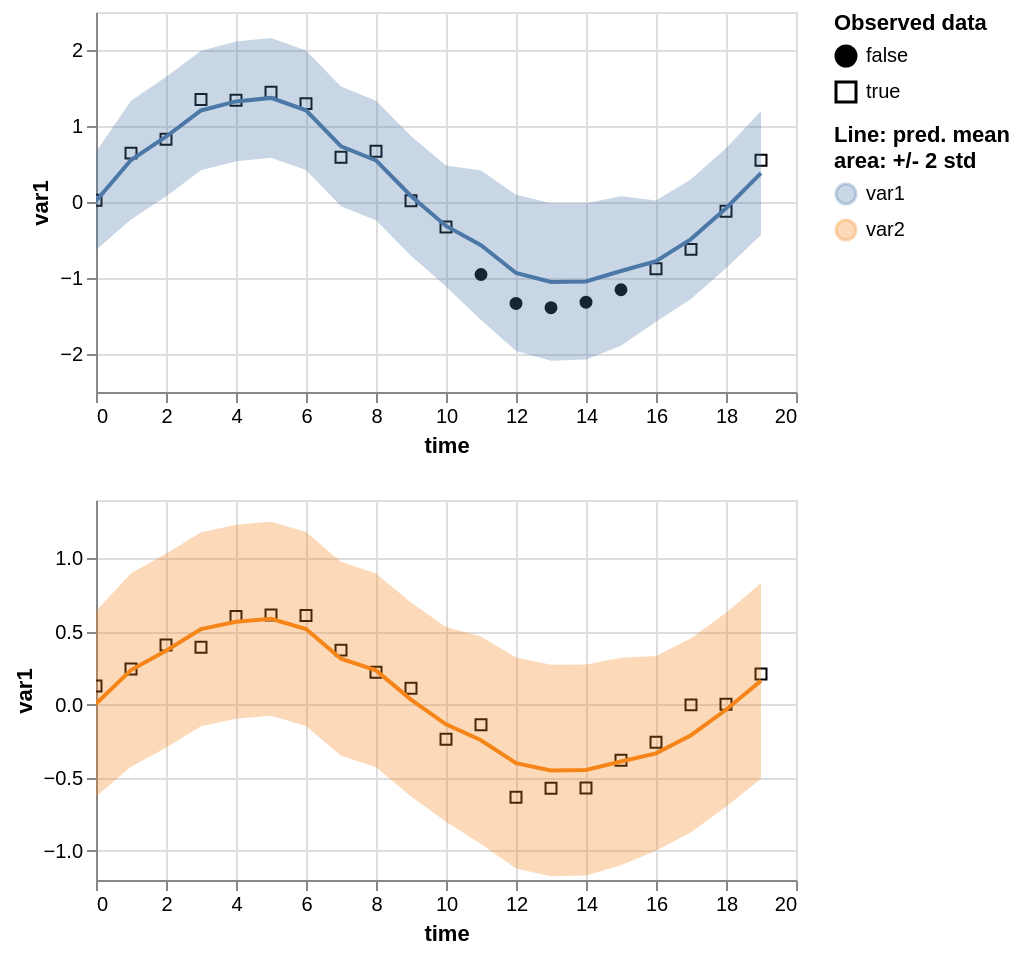

Source (Vega-Lite JSON):
### Vega-Lite specification from a JSON file in a GitHub repository (floating-point values rounded to 4 significant figures)
{"$schema": "https://vega.github.io/schema/vega-lite/v5.2.0.json", "config": {"view": {"continuousHeight": 300, "continuousWidth": 400}}, "datasets": {"data-07f46f866f61b494e39dcc6189202e85": [{"err_high": 0.6605, "err_low": -0.633, "is_present": true, "mean": 0.01372, "std": 0.3234, "time": 0, "value": 0.02184, "variable": "var1"}, {"err_high": 1.333, "err_low": -0.229, "is_present": true, "mean": 0.5519, "std": 0.3905, "time": 1, "value": 0.643, "variable": "var1"}, {"err_high": 1.645, "err_low": 0.0723, "is_present": true, "mean": 0.8589, "std": 0.3933, "time": 2, "value": 0.826, "variable": "var1"}, {"err_high": 1.991, "err_low": 0.4178, "is_present": true, "mean": 1.205, "std": 0.3934, "time": 3, "value": 1.35, "variable": "var1"}, {"err_high": 2.111, "err_low": 0.5369, "is_present": true, "mean": 1.324, "std": 0.3934, "time": 4, "value": 1.338, "variable": "var1"}, {"err_high": 2.157, "err_low": 0.583, "is_present": true, "mean": 1.37, "std": 0.3934, "time": 5, "value": 1.444, "variable": "var1"}, {"err_high": 1.994, "err_low": 0.4199, "is_present": true, "mean": 1.207, "std": 0.3934, "time": 6, "value": 1.294, "variable": "var1"}, {"err_high": 1.519, "err_low": -0.05489, "is_present": true, "mean": 0.7319, "std": 0.3934, "time": 7, "value": 0.5885, "variable": "var1"}, {"err_high": 1.333, "err_low": -0.2403, "is_present": true, "mean": 0.5465, "std": 0.3934, "time": 8, "value": 0.6666, "variable": "var1"}, {"err_high": 0.8673, "err_low": -0.7072, "is_present": true, "mean": 0.08003, "std": 0.3936, "time": 9, "value": 0.0177, "variable": "var1"}, {"err_high": 0.4817, "err_low": -1.112, "is_present": true, "mean": -0.3152, "std": 0.3984, "time": 10, "value": -0.3292, "variable": "var1"}, {"err_high": 0.4157, "err_low": -1.554, "is_present": false, "mean": -0.569, "std": 0.4923, "time": 11, "value": -0.9537, "variable": "var1"}, {"err_high": 0.09477, "err_low": -1.962, "is_present": false, "mean": -0.9336, "std": 0.5142, "time": 12, "value": -1.334, "variable": "var1"}, {"err_high": -0.016, "err_low": -2.09, "is_present": false, "mean": -1.053, "std": 0.5185, "time": 13, "value": -1.39, "variable": "var1"}, {"err_high": -0.01634, "err_low": -2.073, "is_present": false, "mean": -1.045, "std": 0.5142, "time": 14, "value": -1.318, "variable": "var1"}, {"err_high": 0.07723, "err_low": -1.892, "is_present": false, "mean": -0.9075, "std": 0.4923, "time": 15, "value": -1.155, "variable": "var1"}, {"err_high": 0.01843, "err_low": -1.575, "is_present": true, "mean": -0.7785, "std": 0.3984, "time": 16, "value": -0.877, "variable": "var1"}, {"err_high": 0.2995, "err_low": -1.275, "is_present": true, "mean": -0.4879, "std": 0.3937, "time": 17, "value": -0.6234, "variable": "var1"}, {"err_high": 0.7056, "err_low": -0.8708, "is_present": true, "mean": -0.0826, "std": 0.3941, "time": 18, "value": -0.1224, "variable": "var1"}, {"err_high": 1.196, "err_low": -0.4357, "is_present": true, "mean": 0.3803, "std": 0.408, "time": 19, "value": 0.549, "variable": "var1"}], "data-c326738d02de1746115df5541ec3551e": [{"err_high": 0.641, "err_low": -0.6292, "is_present": true, "mean": 0.005881, "std": 0.3176, "time": 0, "value": 0.1272, "variable": "var2"}, {"err_high": 0.8988, "err_low": -0.4257, "is_present": true, "mean": 0.2365, "std": 0.3311, "time": 1, "value": 0.2443, "variable": "var2"}, {"err_high": 1.032, "err_low": -0.2954, "is_present": true, "mean": 0.3681, "std": 0.3317, "time": 2, "value": 0.4077, "variable": "var2"}, {"err_high": 1.18, "err_low": -0.1472, "is_present": true, "mean": 0.5163, "std": 0.3318, "time": 3, "value": 0.393, "variable": "var2"}, {"err_high": 1.231, "err_low": -0.09619, "is_present": true, "mean": 0.5673, "std": 0.3318, "time": 4, "value": 0.6035, "variable": "var2"}, {"err_high": 1.251, "err_low": -0.07642, "is_present": true, "mean": 0.5871, "std": 0.3318, "time": 5, "value": 0.6132, "variable": "var2"}, {"err_high": 1.181, "err_low": -0.1463, "is_present": true, "mean": 0.5172, "std": 0.3318, "time": 6, "value": 0.6092, "variable": "var2"}, {"err_high": 0.9772, "err_low": -0.3498, "is_present": true, "mean": 0.3137, "std": 0.3318, "time": 7, "value": 0.3727, "variable": "var2"}, {"err_high": 0.8977, "err_low": -0.4293, "is_present": true, "mean": 0.2342, "std": 0.3318, "time": 8, "value": 0.2219, "variable": "var2"}, {"err_high": 0.6979, "err_low": -0.6293, "is_present": true, "mean": 0.0343, "std": 0.3318, "time": 9, "value": 0.1119, "variable": "var2"}, {"err_high": 0.5306, "err_low": -0.8008, "is_present": true, "mean": -0.1351, "std": 0.3329, "time": 10, "value": -0.2372, "variable": "var2"}, {"err_high": 0.4665, "err_low": -0.9542, "is_present": true, "mean": -0.2438, "std": 0.3552, "time": 11, "value": -0.1382, "variable": "var2"}, {"err_high": 0.3215, "err_low": -1.122, "is_present": true, "mean": -0.4001, "std": 0.3608, "time": 12, "value": -0.6338, "variable": "var2"}, {"err_high": 0.2726, "err_low": -1.175, "is_present": true, "mean": -0.4513, "std": 0.3619, "time": 13, "value": -0.5726, "variable": "var2"}, {"err_high": 0.2739, "err_low": -1.169, "is_present": true, "mean": -0.4477, "std": 0.3608, "time": 14, "value": -0.5707, "variable": "var2"}, {"err_high": 0.3215, "err_low": -1.099, "is_present": true, "mean": -0.3889, "std": 0.3552, "time": 15, "value": -0.381, "variable": "var2"}, {"err_high": 0.3321, "err_low": -0.9993, "is_present": true, "mean": -0.3336, "std": 0.3329, "time": 16, "value": -0.2576, "variable": "var2"}, {"err_high": 0.4545, "err_low": -0.8727, "is_present": true, "mean": -0.2091, "std": 0.3318, "time": 17, "value": -0.001904, "variable": "var2"}, {"err_high": 0.6284, "err_low": -0.6992, "is_present": true, "mean": -0.0354, "std": 0.3319, "time": 18, "value": 0.002597, "variable": "var2"}, {"err_high": 0.8329, "err_low": -0.507, "is_present": true, "mean": 0.163, "std": 0.335, "time": 19, "value": 0.21, "variable": "var2"}]}, "params": [{"bind": "scales", "name": "param_14", "select": {"encodings": ["x"], "type": "interval"}, "views": ["view_5", "view_6"]}], "vconcat": [{"data": {"name": "data-07f46f866f61b494e39dcc6189202e85"}, "hconcat": [{"height": 190, "layer": [{"encoding": {"fill": {"field": "is_present", "legend": {"title": ["Observed data"]}, "scale": {"range": ["black", "#ffffff00"]}, "type": "nominal"}, "shape": {"field": "is_present", "type": "nominal"}, "x": {"axis": {"domain": true, "labels": true, "ticks": true, "title": "time"}, "field": "time", "type": "quantitative"}, "y": {"field": "value", "scale": {"zero": false}, "title": "var1", "type": "quantitative"}}, "mark": {"color": "black", "fillOpacity": 1, "strokeWidth": 1, "type": "point"}}, {"encoding": {"color": {"field": "variable", "legend": {"title": ["Line: pred. mean", "area: +/- 2 std"]}, "type": "nominal"}, "x": {"field": "time", "type": "quantitative"}, "y": {"field": "err_low", "scale": {"zero": false}, "title": "var1", "type": "quantitative"}, "y2": {"field": "err_high"}}, "mark": "errorband", "name": "view_5"}, {"encoding": {"color": {"field": "variable", "type": "nominal"}, "x": {"field": "time", "type": "quantitative"}, "y": {"field": "mean", "scale": {"zero": false}, "title": "var1", "type": "quantitative"}}, "mark": "line"}], "title": "", "width": 350}]}, {"data": {"name": "data-c326738d02de1746115df5541ec3551e"}, "hconcat": [{"height": 190, "layer": [{"encoding": {"fill": {"field": "is_present", "legend": {"title": ["Observed data"]}, "scale": {"range": ["black", "#ffffff00"]}, "type": "nominal"}, "shape": {"field": "is_present", "type": "nominal"}, "x": {"axis": {"domain": true, "labels": true, "ticks": true, "title": "time"}, "field": "time", "type": "quantitative"}, "y": {"field": "value", "scale": {"zero": false}, "title": "var1", "type": "quantitative"}}, "mark": {"color": "black", "fillOpacity": 1, "strokeWidth": 1, "type": "point"}}, {"encoding": {"color": {"field": "variable", "legend": {"title": ["Line: pred. mean", "area: +/- 2 std"]}, "type": "nominal"}, "x": {"field": "time", "type": "quantitative"}, "y": {"field": "err_low", "scale": {"zero": false}, "title": "var1", "type": "quantitative"}, "y2": {"field": "err_high"}}, "mark": "errorband", "name": "view_6"}, {"encoding": {"color": {"field": "variable", "type": "nominal"}, "x": {"field": "time", "type": "quantitative"}, "y": {"field": "mean", "scale": {"zero": false}, "title": "var1", "type": "quantitative"}}, "mark": "line"}], "title": "", "width": 350}]}]}
